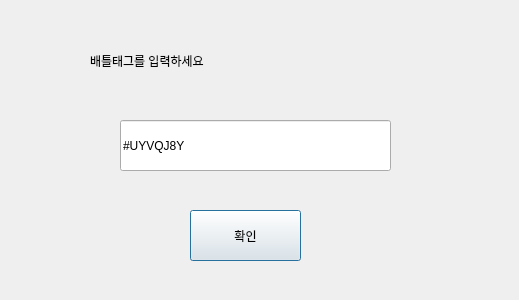
<?xml version="1.0" encoding="UTF-8"?>
<ui version="4.0">
 <class>battletag_input_dialog</class>
 <widget class="QDialog" name="battletag_input_dialog">
  <property name="geometry">
   <rect>
    <x>0</x>
    <y>0</y>
    <width>519</width>
    <height>300</height>
   </rect>
  </property>
  <property name="windowTitle">
   <string>Dialog</string>
  </property>
  <widget class="QPushButton" name="okButton">
   <property name="geometry">
    <rect>
     <x>190</x>
     <y>210</y>
     <width>111</width>
     <height>51</height>
    </rect>
   </property>
   <property name="text">
    <string>확인</string>
   </property>
  </widget>
  <widget class="QLabel" name="label1">
   <property name="geometry">
    <rect>
     <x>90</x>
     <y>20</y>
     <width>461</width>
     <height>81</height>
    </rect>
   </property>
   <property name="styleSheet">
    <string notr="true">font: 20pt &quot;함초롬돋움&quot;;</string>
   </property>
   <property name="text">
    <string>배틀태그를 입력하세요</string>
   </property>
  </widget>
  <widget class="QLineEdit" name="Battletag">
   <property name="geometry">
    <rect>
     <x>120</x>
     <y>120</y>
     <width>271</width>
     <height>51</height>
    </rect>
   </property>
   <property name="text">
    <string>#UYVQJ8Y</string>
   </property>
  </widget>
 </widget>
 <resources/>
 <connections/>
</ui>
